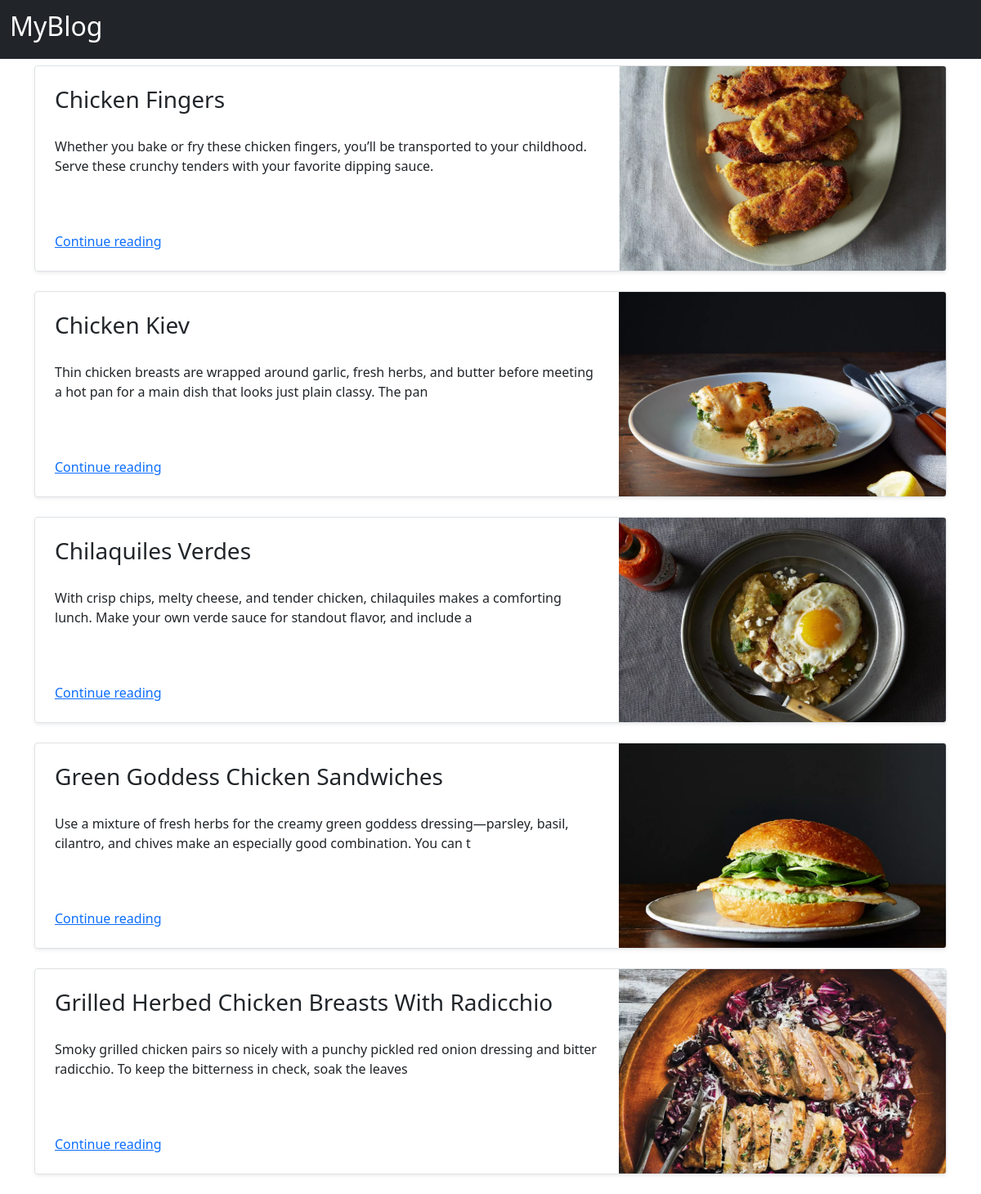
The page / on the database its author committed.
### blogapp/models.py (models this page shows, shortened)
class Post(models.Model):
    post_id=models.AutoField(primary_key=True)
    title=models.CharField(max_length=200)
    body=models.CharField(max_length=2000)
    image=models.ImageField(upload_to='posts/',default="")

### blogapp/views.py (the view)
# urls.py: path('',views.home),
def home(request):
    return render(request,'blogapp/home.html',{'posts':Post.objects.all()})

### templates/blogapp/home.html (shortened to what this page needs)
<!DOCTYPE html>
<html lang="en">
<head>
    <link href="https://cdn.jsdelivr.net/npm/bootstrap@5.0.0-beta3/dist/css/bootstrap.min.css" rel="stylesheet">
</head>
<body>
<nav class="navbar navbar-dark bg-dark">
  <div class="container-fluid">
    <a class="navbar-brand" >
      <h2>MyBlog</h2>
    </a>
  </div>
</nav>
{%for i in posts%}
<div class='container my-2 '>
    <div class="row g-0 border rounded overflow-hidden flex-md-row mb-4 shadow-sm h-md-250 position-relative bo">
        <div class="col p-4 d-flex flex-column position-static">
           <h3 class="mb-0">{{i.title}}</h3>
           <div class="mb-1 text-muted"></div><br>
           <p class="card-text mb-auto">{{i.body|slice:':150'}}</p>
           <a href="/blogpost/{{i.post_id}}" class="stretched-link">Continue reading</a>
        </div>
        <div class="col-auto d-none d-lg-block">
        <img  src='/media/{{ i.image }}' alt="" srcset="" width="400" height="250">
        </div>
    </div>
</div>
{% endfor %}
</body>
</html>

### rows shown on the page
Post: title "Chicken Fingers", body "Whether you bake or fry these chicken fingers, you’ll be transported to your childhood. Serve these crunchy tenders with your favorite dipping sauce.", image (picture)
Post: title "Chicken Kiev", body "Thin chicken breasts are wrapped around garlic, fresh herbs, and butter before meeting a hot pan for a main dish that looks just plain classy. The pan", image (picture)
Post: title "Chilaquiles Verdes", body "With crisp chips, melty cheese, and tender chicken, chilaquiles makes a comforting lunch. Make your own verde sauce for standout flavor, and include a", image (picture)
Post: title "Green Goddess Chicken Sandwiches", body "Use a mixture of fresh herbs for the creamy green goddess dressing—parsley, basil, cilantro, and chives make an especially good combination. You can t", image (picture)
Post: title "Grilled Herbed Chicken Breasts With Radicchio", body "Smoky grilled chicken pairs so nicely with a punchy pickled red onion dressing and bitter radicchio. To keep the bitterness in check, soak the leaves", image (picture)
